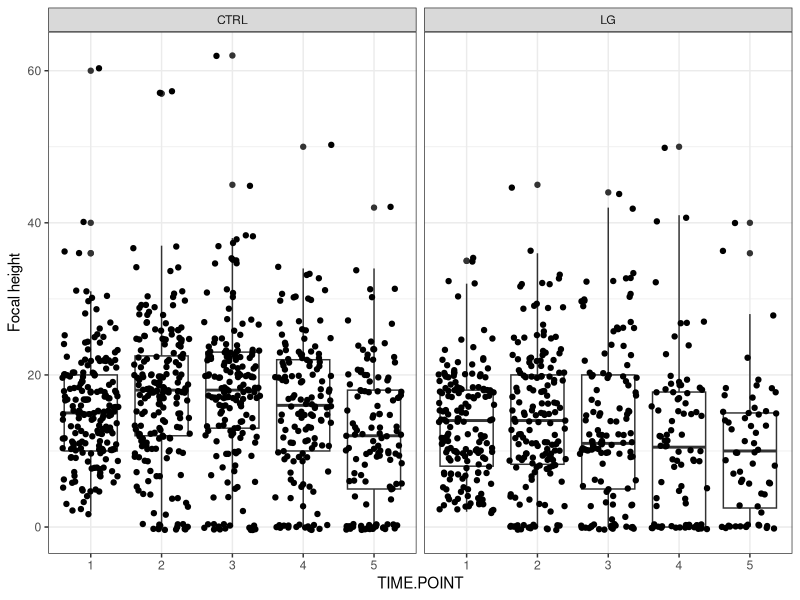
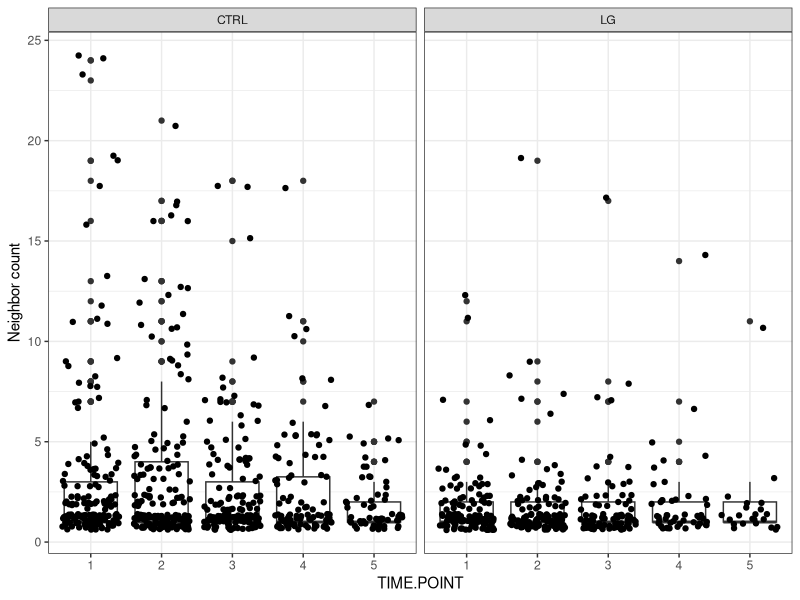
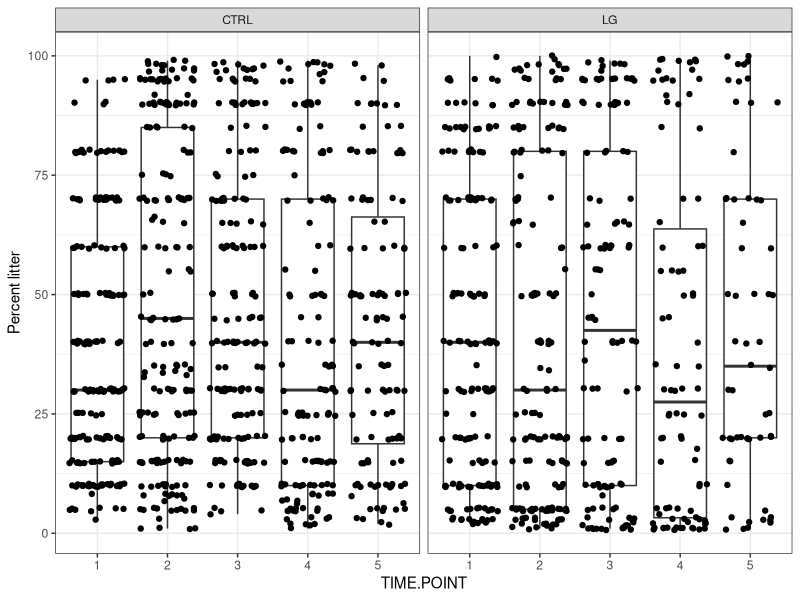
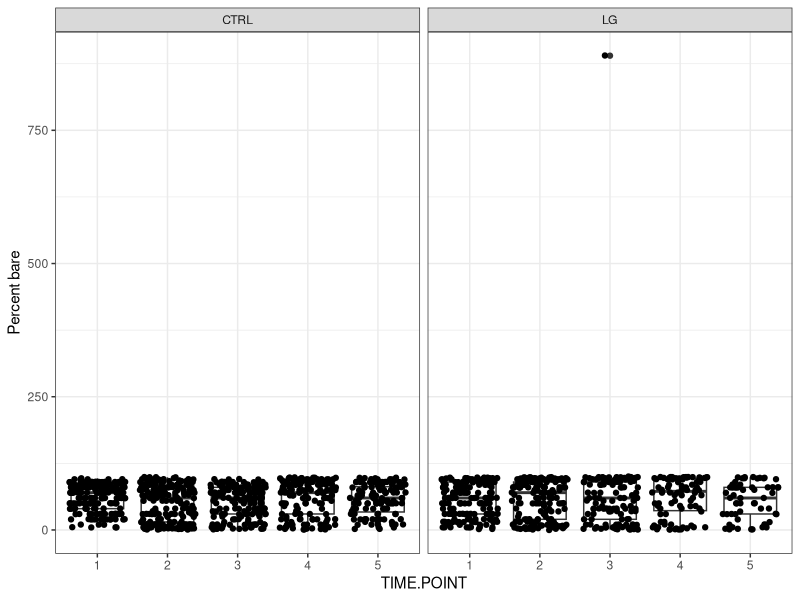
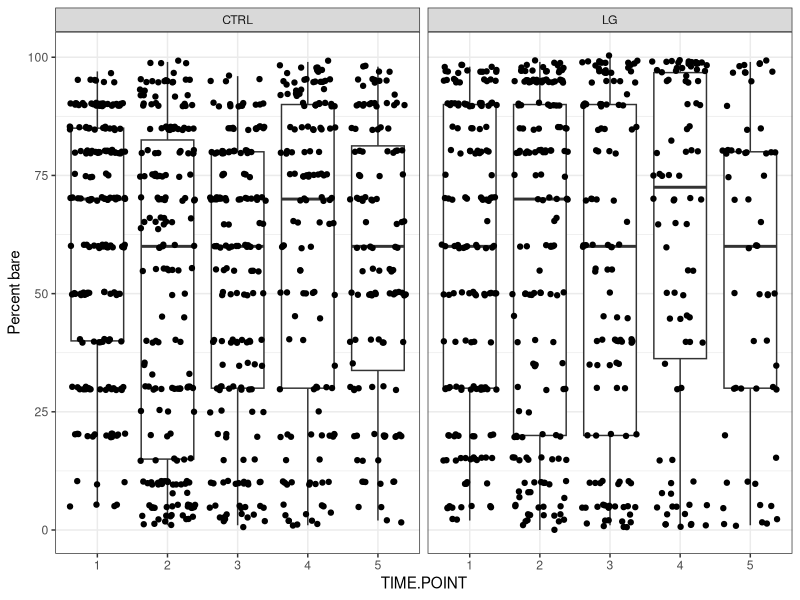
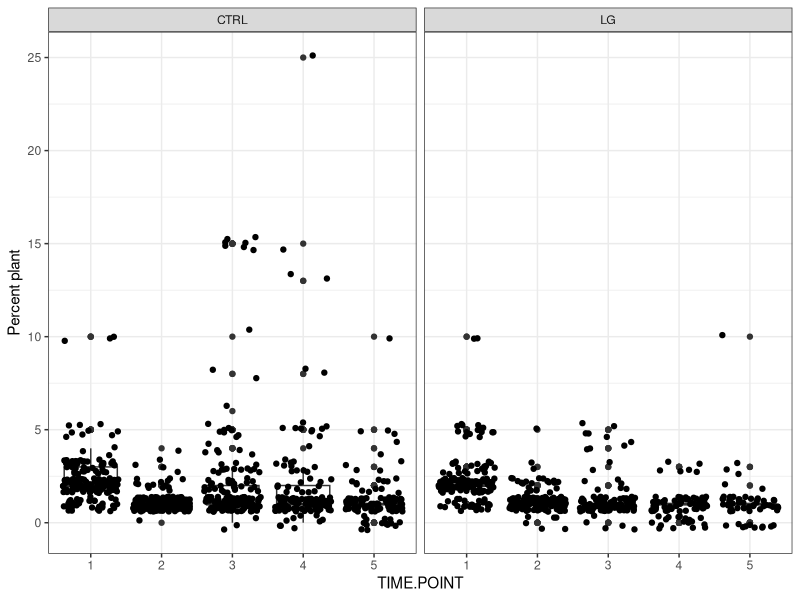

Recreate these plots in R, in order.
library(tidyverse)

# Load data ---------------------------------------------------------------

raw <- read.csv("LUNA_COEXIST_ALL_CLEAN_FINAL.csv")


# Data wrangling ----------------------------------------------------------

# Data marked for use
dat.use <- raw %>% 
  filter(USE == "Y")

cols.num <- c("FOCAL_HT_mm", "FOCAL_Biomass_g", "NEIGH_CT", "AVG_NEIGH_HT_mm",
              "TALLEST_IN_30cm_mm", "Per_Litt", "Per_Bare", "Per_Plant",
              "Neigh_per_BD", "Neigh_per_FL", "Neigh_per_FR")
dat.use[cols.num] <- sapply(dat.use[cols.num], as.numeric)
dat.use$TIME.POINT <- as.character(dat.use$TIME.POINT)

# Divide into treatment and control
use.trt <- dat.use %>% 
  filter(TRT == "LG")

use.cntrl <- dat.use %>% 
  filter(TRT == "CTRL")

# Average values across time points
avg.time <- dat.use %>% 
  group_by(FOCAL, FOCAL_ID, TRT, NEIGH) %>% 
  summarise(focal.ht = mean(FOCAL_HT_mm, na.rm = TRUE),
            focal.biom = mean(FOCAL_Biomass_g, na.rm = TRUE),
            per.litt = mean(Per_Litt, na.rm = TRUE),
            per.bare = mean(Per_Bare, na.rm = TRUE),
            per.plant = mean(Per_Plant, na.rm = TRUE),
            neigh.ct = mean(NEIGH_CT, na.rm = TRUE),
            neigh.bd = mean(Neigh_per_BD, na.rm = TRUE),
            neigh.fl = mean(Neigh_per_FL, na.rm = TRUE), 
            neigh.fr = mean(Neigh_per_FR, na.rm = TRUE),
            .groups = "keep")

avg.trt <- avg.time %>% 
  filter(TRT == "LG")

avg.cntrl <- avg.time %>% 
  filter(TRT == "CTRL")



# Visualization by treatment over time ------------------------------------

# Function
viz <- function(cntrl.y, trt.y, y, h) {
  print(summary(aov(cntrl.y ~ use.cntrl$TIME.POINT)))
  print(TukeyHSD(aov(cntrl.y ~ use.cntrl$TIME.POINT)))
  
  print(summary(aov(trt.y ~ use.trt$TIME.POINT)))
  print(TukeyHSD(aov(trt.y ~ use.trt$TIME.POINT)))
  
  bxplot <- ggplot(dat.use, aes(x = TIME.POINT, y = y)) +
    geom_boxplot() +
    geom_jitter() +
    facet_wrap(~TRT) +
    theme_bw() +
    labs(y = h)
  bxplot

}

viz(use.cntrl$FOCAL_HT_mm, use.trt$FOCAL_HT_mm, dat.use$FOCAL_HT_mm, "Focal height")
viz(use.cntrl$NEIGH_CT, use.trt$NEIGH_CT, dat.use$NEIGH_CT, "Neighbor count")
viz(use.cntrl$Per_Litt, use.trt$Per_Litt, dat.use$Per_Litt, "Percent litter")

viz(use.cntrl$Per_Bare, use.trt$Per_Bare, dat.use$Per_Bare, "Percent bare") # outlier?
filter(dat.use, Per_Bare > 750) # 890?
bare.out <- filter(dat.use, Per_Bare < 750)
bare.out.c <- filter(bare.out, TRT == "CTRL")
bare.out.t <- filter(bare.out, TRT == "LG")
summary(aov(bare.out.c$Per_Bare ~ bare.out.c$TIME.POINT))
TukeyHSD(aov(bare.out.c$Per_Bare ~ bare.out.c$TIME.POINT))
summary(aov(bare.out.t$Per_Bare ~ bare.out.t$TIME.POINT))

ggplot(bare.out, aes(x = TIME.POINT, y = Per_Bare)) +
  geom_boxplot() +
  geom_jitter() +
  facet_wrap(~TRT) +
  theme_bw() +
  labs(y = "Percent bare")

viz(use.cntrl$Per_Plant, use.trt$Per_Plant, dat.use$Per_Plant, "Percent plant")



# T-test comparison, time points averaged ---------------------------------

t.test(avg.cntrl$focal.ht, avg.trt$focal.ht)
t.test(avg.cntrl$focal.biom, avg.trt$focal.biom)
t.test(avg.cntrl$neigh.ct, avg.trt$neigh.ct)
t.test(avg.cntrl$per.litt, avg.trt$per.litt) # NS
t.test(avg.cntrl$per.bare, avg.trt$per.bare) # NS
t.test(avg.cntrl$per.plant, avg.trt$per.plant)
